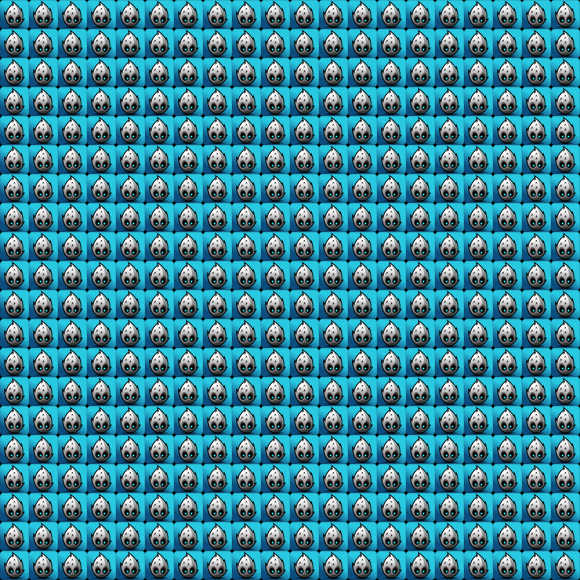

A 2D game scene composited from a Tiled map and its tileset images. What follows is a short description and the map's XML, with each tile layer's data collapsed to a summary:
An orthogonal 20x20 tile map with 29x29 px tiles, 1 tile layer (Tile Layer 1), 2 tilesets and 7 objects (5x path, 2x enemy).

<map version="1.0" orientation="orthogonal" width="20" height="20" tilewidth="29" tileheight="29">
 <tileset firstgid="1" name="tileset" tilewidth="29" tileheight="29">
  <image source="../Icon-Small.png" width="29" height="29" />
  <terraintypes>
   <terrain name="op" tile="-1" />
  </terraintypes>
 </tileset>
 <tileset firstgid="2" name="saw" tilewidth="64" tileheight="64">
  <image source="../mapObjects/sawBkg.png" width="64" height="64" />
 </tileset>
 <layer name="Tile Layer 1" width="20" height="20">
  <data>[400 cells, 400 non-empty, 1 distinct tile ids]</data>
 </layer>
 <objectgroup name="saw" width="20" height="20">
  <object name="saw" type="enemy" gid="2" x="90" y="432">
   <properties>
    <property name="cycled_path" value="true" />
    <property name="path_id" value="1" />
   </properties>
  </object>
  <object name="line" type="path" x="125" y="383">
   <properties>
    <property name="id" value="1" />
    <property name="sequence" value="1" />
   </properties>
   <polyline points="0,0 -2,-232" />
  </object>
  <object name="line" type="path" x="126" y="153">
   <properties>
    <property name="id" value="1" />
    <property name="sequence" value="2" />
   </properties>
   <polyline points="0,0 158,178" />
  </object>
  <object name="line" type="path" x="281" y="328">
   <properties>
    <property name="id" value="1" />
    <property name="sequence" value="3" />
   </properties>
   <polyline points="0,0 -151,56" />
  </object>
 </objectgroup>
 <objectgroup name="saw" width="20" height="20">
  <object name="saw" type="enemy" gid="2" x="405" y="170">
   <properties>
    <property name="cycled_path" value="true" />
    <property name="path_id" value="2" />
   </properties>
  </object>
  <object name="line" type="path" x="434" y="136">
   <properties>
    <property name="id" value="2" />
    <property name="sequence" value="1" />
   </properties>
   <polyline points="0,0 4,389" />
  </object>
  <object name="line" type="path" x="434" y="518">
   <properties>
    <property name="id" value="2" />
    <property name="sequence" value="2" />
   </properties>
   <polyline points="0,0 -2,-373" />
  </object>
 </objectgroup>
</map>
